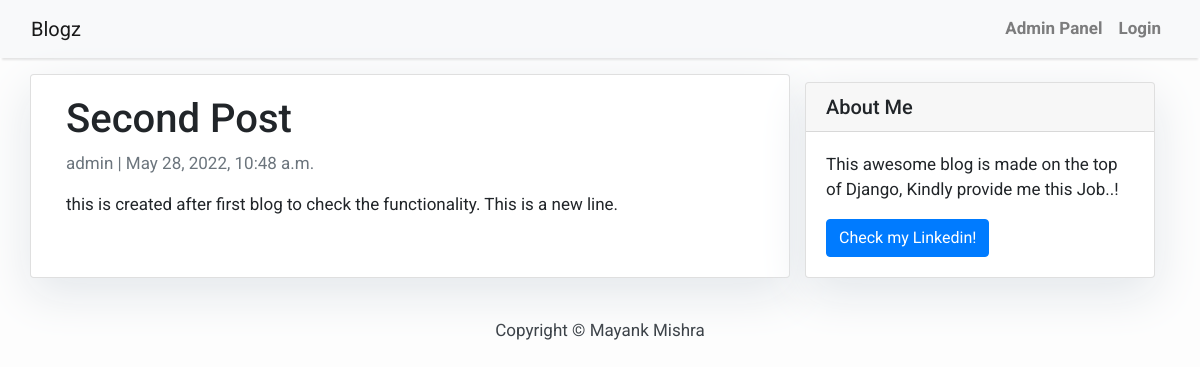
Screenshot of /second-post-new-2/ with the database file from the repository.
### blog/models.py (models this page shows, shortened)
class Post(models.Model):
    title = models.CharField(max_length=200, unique=True)
    slug = models.SlugField(max_length=200, unique=True)
    author = models.ForeignKey(User, on_delete= models.CASCADE,related_name='blog_posts')
    updated_on = models.DateTimeField(auto_now= True)
    content = models.TextField()
    created_on = models.DateTimeField(auto_now_add=True)
    status = models.IntegerField(choices=STATUS, default=0)
    class Meta:
        ordering = ['-created_on']

### blog/views.py (the view)
# urls.py: path('<slug:slug>/', views.PostDetail.as_view(), name='post_detail'),
class PostDetail(generic.DetailView):
    model = Post
    template_name = 'post_detail.html'

### templates/post_detail.html
{% extends 'base.html' %} {% block content %}
<div class="container">
  <div class="row">
    <div class="col-md-8 card mb-4  mt-3 left  top">
      <div class="card-body">
        <h1>{% block title %} {{ object.title }} {% endblock title %}</h1>
        <p class=" text-muted">{{ post.author }} | {{ post.created_on }}</p>
        <p class="card-text ">{{ object.content | safe }}</p>
      </div>
    </div>
    {% block sidebar %} {% include 'sidebar.html' %} {% endblock sidebar %}
  </div>
</div>
{% endblock content %}

### templates/base.html (style rules this page uses)
body { font-family: "Roboto", sans-serif; font-size: 17px; background-color: #fdfdfd; }

### templates/sidebar.html (style rules this page uses)
.card { box-shadow: 0 16px 48px #E3E7EB; }

### rows the page displays
Post: title "Second Post", author "admin", created_on "May 28, 2022, 10:48 a.m.", content "this is created after first blog to check the functionality. This is a new line."
